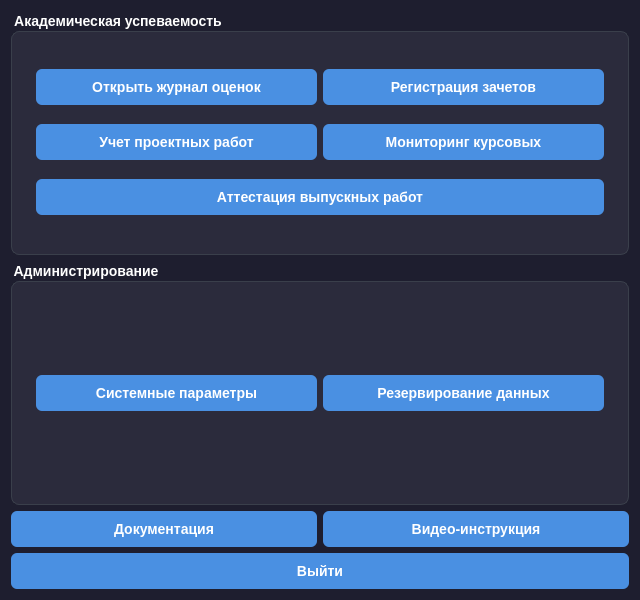
<?xml version="1.0" encoding="UTF-8"?>
<ui version="4.0">
 <class>academicrecordwindow</class>
 <widget class="QWidget" name="academicrecordwindow">
  <property name="geometry">
   <rect>
    <x>0</x>
    <y>0</y>
    <width>640</width>
    <height>600</height>
   </rect>
  </property>
  <property name="styleSheet">
   <string notr="true">
    QWidget { background-color: #1e1e2f; color: #e0e0e0; font-family: 'Segoe UI', sans-serif; font-size: 14px; }
    QGroupBox { border: 1px solid #3a3f4b; border-radius: 8px; margin-top: 20px; padding: 15px; background-color: #2b2b3c; color: #ffffff; font-weight: bold; }
    QPushButton { background-color: #4a90e2; color: white; border: none; border-radius: 6px; padding: 10px; font-weight: 600; }
    QPushButton:hover { background-color: #357ab8; }
   </string>
  </property>
  <layout class="QVBoxLayout" name="mainLayout">
   <item>
    <widget class="QGroupBox" name="groupProcess">
     <property name="title">
      <string>Академическая успеваемость</string>
     </property>
     <layout class="QGridLayout" name="gridProcess">
      <item row="0" column="0">
       <widget class="QPushButton" name="btnLessonsStart">
        <property name="text">
         <string>Открыть журнал оценок</string>
        </property>
       </widget>
      </item>
      <item row="0" column="1">
       <widget class="QPushButton" name="btnTestStart">
        <property name="text">
         <string>Регистрация зачетов</string>
        </property>
       </widget>
      </item>
      <item row="1" column="0">
       <widget class="QPushButton" name="btnProjectStart">
        <property name="text">
         <string>Учет проектных работ</string>
        </property>
       </widget>
      </item>
      <item row="1" column="1">
       <widget class="QPushButton" name="btnCourseworkStart">
        <property name="text">
         <string>Мониторинг курсовых</string>
        </property>
       </widget>
      </item>
      <item row="2" column="0" colspan="2">
       <widget class="QPushButton" name="btnDiplomStart">
        <property name="text">
         <string>Аттестация выпускных работ</string>
        </property>
       </widget>
      </item>
     </layout>
    </widget>
   </item>
   <item>
    <widget class="QGroupBox" name="groupSystem">
     <property name="title">
      <string>Администрирование</string>
     </property>
     <layout class="QHBoxLayout" name="gridSystem">
      <item>
       <widget class="QPushButton" name="btnPanel">
        <property name="text">
         <string>Системные параметры</string>
        </property>
       </widget>
      </item>
      <item>
       <widget class="QPushButton" name="btnSaveAll">
        <property name="text">
         <string>Резервирование данных</string>
        </property>
       </widget>
      </item>
     </layout>
    </widget>
   </item>
   <item>
    <layout class="QHBoxLayout">
     <item>
      <widget class="QPushButton" name="btnHelp">
       <property name="text">
        <string>Документация</string>
       </property>
      </widget>
     </item>
     <item>
      <widget class="QPushButton" name="btnHelp2">
       <property name="text">
        <string>Видео-инструкция</string>
       </property>
      </widget>
     </item>
    </layout>
   </item>
   <item>
    <widget class="QPushButton" name="btnBack">
     <property name="text">
      <string>Выйти</string>
     </property>
     <property name="icon">
      <iconset theme="QIcon::ThemeIcon::GoHome"/>
     </property>
    </widget>
   </item>
  </layout>
 </widget>
 <resources/>
 <connections/>
</ui>
